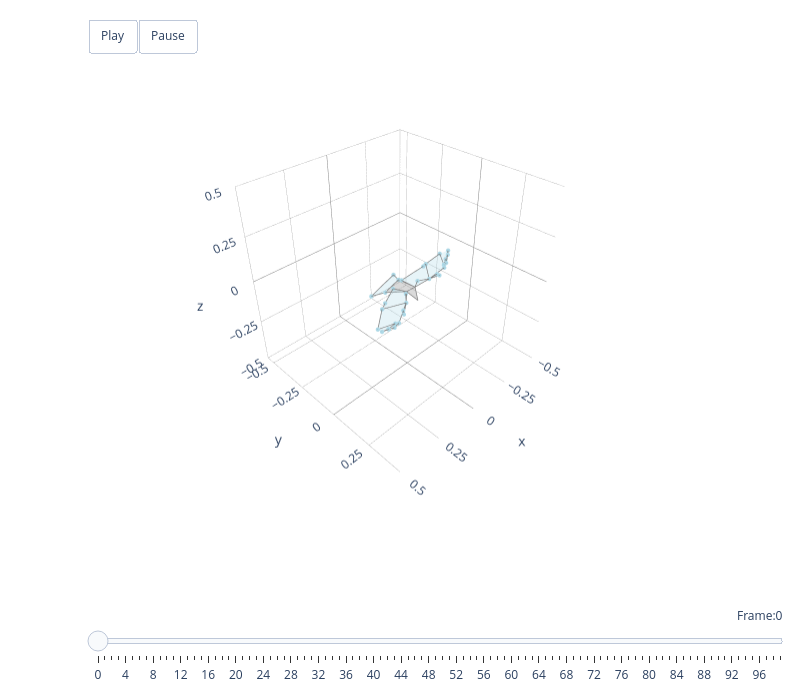

Notebook code for this chart:
### Code cell
animate_plotly(kestrel3d, motion_data[0:100])

### Figure 1 — Plotly figure (JSON) as saved in the notebook; plotly's stock layout.template omitted (floating-point values rounded to 4 significant figures)
{"data": [{"color": "grey", "hoverinfo": "none", "opacity": 0.3, "type": "mesh3d", "x": [0.02537, 0.005153, -0.03081], "y": [0.01639, 0.07145, 0.01753], "z": [-0.00968, -0.04264, -0.01095]}, {"hoverinfo": "none", "line": {"color": "grey", "width": 1.5}, "mode": "lines", "name": "", "type": "scatter3d", "x": [0.02537, 0.005153, -0.03081, 0.02537], "y": [0.01639, 0.07145, 0.01753, 0.01639], "z": [-0.00968, -0.04264, -0.01095, -0.00968]}, {"color": "grey", "hoverinfo": "none", "opacity": 0.3, "type": "mesh3d", "x": [0.02537, -0.03081, -0.04309, 0.06925], "y": [0.01639, 0.01753, -0.1071, -0.08517], "z": [-0.00968, -0.01095, -0.0357, -0.0455]}, {"hoverinfo": "none", "line": {"color": "grey", "width": 1.5}, "mode": "lines", "name": "", "type": "scatter3d", "x": [0.02537, -0.03081, -0.04309, 0.06925, 0.02537], "y": [0.01639, 0.01753, -0.1071, -0.08517, 0.01639], "z": [-0.00968, -0.01095, -0.0357, -0.0455, -0.00968]}, {"color": "lightblue", "hoverinfo": "none", "opacity": 0.3, "type": "mesh3d", "x": [0.06925, -0.04309, -0.07227, 0.118], "y": [-0.08517, -0.1071, -0.1728, -0.1325], "z": [-0.0455, -0.0357, -0.05212, -0.06719]}, {"hoverinfo": "none", "line": {"color": "grey", "width": 1.5}, "mode": "lines", "name": "", "type": "scatter3d", "x": [0.06925, -0.04309, -0.07227, 0.118, 0.06925], "y": [-0.08517, -0.1071, -0.1728, -0.1325, -0.08517], "z": [-0.0455, -0.0357, -0.05212, -0.06719, -0.0455]}, {"color": "lightblue", "hoverinfo": "none", "opacity": 0.3, "type": "mesh3d", "x": [0.02537, 0.04057, 0.08718, 0.1915, 0.1447, 0.0471, 0.02537, 0.08718], "y": [0.01639, 0.02535, 0.07413, 0.02244, -0.006421, -0.05304, 0.01639, 0.07413], "z": [-0.00968, -0.009659, -0.01179, -0.01985, -0.02639, -0.01719, -0.00968, -0.01179]}, {"hoverinfo": "none", "line": {"color": "grey", "width": 1.5}, "mode": "lines", "name": "", "type": "scatter3d", "x": [0.02537, 0.04057, 0.08718, 0.1915, 0.1447, 0.0471, 0.02537, 0.08718, 0.02537], "y": [0.01639, 0.02535, 0.07413, 0.02244, -0.006421, -0.05304, 0.01639, 0.07413, 0.01639], "z": [-0.00968, -0.009659, -0.01179, -0.01985, -0.02639, -0.01719, -0.00968, -0.01179, -0.00968]}, {"color": "lightblue", "hoverinfo": "none", "opacity": 0.3, "type": "mesh3d", "x": [-0.03081, -0.06456, -0.1184, -0.2004, -0.1782, -0.0204, -0.03081, -0.1184], "y": [0.01753, 0.001295, 0.02877, -0.07009, -0.06579, -0.06365, 0.01753, 0.02877], "z": [-0.01095, 0.000525, -0.0003307, 0.001678, 0.0004173, -0.006289, -0.01095, -0.0003307]}, {"hoverinfo": "none", "line": {"color": "grey", "width": 1.5}, "mode": "lines", "name": "", "type": "scatter3d", "x": [-0.03081, -0.06456, -0.1184, -0.2004, -0.1782, -0.0204, -0.03081, -0.1184, -0.03081], "y": [0.01753, 0.001295, 0.02877, -0.07009, -0.06579, -0.06365, 0.01753, 0.02877, 0.01753], "z": [-0.01095, 0.000525, -0.0003307, 0.001678, 0.0004173, -0.006289, -0.01095, -0.0003307, -0.01095]}, {"color": "lightblue", "hoverinfo": "none", "opacity": 0.3, "type": "mesh3d", "x": [-0.1184, -0.2485, -0.2805, -0.32, -0.3454, -0.2969, -0.2598, -0.3135, -0.2004], "y": [0.02877, 0.01234, -0.003492, -0.02798, -0.04808, -0.02139, -0.0008193, -0.0761, -0.07009], "z": [-0.0003307, -0.003993, 0.002216, 0.02276, 0.02809, 0.009785, 0.0026, 0.0103, 0.001678]}, {"hoverinfo": "none", "line": {"color": "grey", "width": 1.5}, "mode": "lines", "name": "", "type": "scatter3d", "x": [-0.1184, -0.2485, -0.2805, -0.32, -0.3454, -0.2969, -0.2598, -0.3135, -0.2004, -0.1184], "y": [0.02877, 0.01234, -0.003492, -0.02798, -0.04808, -0.02139, -0.0008193, -0.0761, -0.07009, 0.02877], "z": [-0.0003307, -0.003993, 0.002216, 0.02276, 0.02809, 0.009785, 0.0026, 0.0103, 0.001678, -0.0003307]}, {"color": "lightblue", "hoverinfo": "none", "opacity": 0.3, "type": "mesh3d", "x": [0.08718, 0.2039, 0.242, 0.2832, 0.3186, 0.2722, 0.2218, 0.3077, 0.1915], "y": [0.07413, 0.1439, 0.1546, 0.1622, 0.1572, 0.1483, 0.1393, 0.1186, 0.02244], "z": [-0.01179, -0.02356, -0.02018, -0.001134, 0.003986, -0.01341, -0.01777, -0.01289, -0.01985]}, {"hoverinfo": "none", "line": {"color": "grey", "width": 1.5}, "mode": "lines", "name": "", "type": "scatter3d", "x": [0.08718, 0.2039, 0.242, 0.2832, 0.3186, 0.2722, 0.2218, 0.3077, 0.1915, 0.08718], "y": [0.07413, 0.1439, 0.1546, 0.1622, 0.1572, 0.1483, 0.1393, 0.1186, 0.02244, 0.07413], "z": [-0.01179, -0.02356, -0.02018, -0.001134, 0.003986, -0.01341, -0.01777, -0.01289, -0.01985, -0.01179]}, {"color": "lightblue", "hoverinfo": "none", "opacity": 0.5, "type": "mesh3d", "x": [-0.1184, -0.1932, -0.1773], "y": [0.02877, 0.02962, 0.02744], "z": [-0.0003307, -0.01532, -0.002023]}, {"hoverinfo": "none", "line": {"color": "grey", "width": 1.5}, "mode": "lines", "name": "", "type": "scatter3d", "x": [-0.1184, -0.1932, -0.1773, -0.1184], "y": [0.02877, 0.02962, 0.02744, 0.02877], "z": [-0.0003307, -0.01532, -0.002023, -0.0003307]}, {"color": "lightblue", "hoverinfo": "none", "opacity": 0.5, "type": "mesh3d", "x": [0.08718, 0.1355, 0.1473], "y": [0.07413, 0.1028, 0.1189], "z": [-0.01179, -0.01291, -0.0204]}, {"hoverinfo": "none", "line": {"color": "grey", "width": 1.5}, "mode": "lines", "name": "", "type": "scatter3d", "x": [0.08718, 0.1355, 0.1473, 0.08718], "y": [0.07413, 0.1028, 0.1189, 0.07413], "z": [-0.01179, -0.01291, -0.0204, -0.01179]}, {"hoverinfo": "none", "marker": {"color": "lightblue", "opacity": 1, "size": 2.5}, "mode": "markers", "type": "scatter3d", "x": [-0.32, 0.2832, -0.2805, 0.242, -0.2485, 0.2039, -0.3454, 0.3186, -0.2969, 0.2722, -0.2598, 0.2218, -0.3135, 0.3077, -0.2004, 0.1915, -0.1932, 0.1355, -0.1773, 0.1473, -0.06456, 0.04057, -0.1184, 0.08718, -0.1782, 0.1447, -0.0204, 0.0471, -0.04309, 0.06925, -0.07227, 0.118], "y": [-0.02798, 0.1622, -0.003492, 0.1546, 0.01234, 0.1439, -0.04808, 0.1572, -0.02139, 0.1483, -0.0008193, 0.1393, -0.0761, 0.1186, -0.07009, 0.02244, 0.02962, 0.1028, 0.02744, 0.1189, 0.001295, 0.02535, 0.02877, 0.07413, -0.06579, -0.006421, -0.06365, -0.05304, -0.1071, -0.08517, -0.1728, -0.1325], "z": [0.02276, -0.001134, 0.002216, -0.02018, -0.003993, -0.02356, 0.02809, 0.003986, 0.009785, -0.01341, 0.0026, -0.01777, 0.0103, -0.01289, 0.001678, -0.01985, -0.01532, -0.01291, -0.002023, -0.0204, 0.000525, -0.009659, -0.0003307, -0.01179, 0.0004173, -0.02639, -0.006289, -0.01719, -0.0357, -0.0455, -0.05212, -0.06719]}], "layout": {"height": 700, "margin": {"b": 10, "l": 10, "r": 10, "t": 10}, "scene": {"aspectmode": "cube", "aspectratio": {"x": 1, "y": 1, "z": 1}, "camera": {"eye": {"x": 1.5, "y": 1.5, "z": 1.5}, "up": {"x": 0, "y": 0, "z": 1}}, "domain": {"x": [0, 1], "y": [0.1, 1]}, "xaxis": {"backgroundcolor": "white", "dtick": 0.25, "gridcolor": "grey", "gridwidth": 0.5, "range": [-0.5, 0.5], "showbackground": true, "zerolinecolor": "grey"}, "yaxis": {"backgroundcolor": "white", "dtick": 0.25, "gridcolor": "grey", "gridwidth": 0.5, "range": [-0.5534, 0.4466], "showbackground": true, "zerolinecolor": "grey"}, "zaxis": {"backgroundcolor": "white", "dtick": 0.25, "gridcolor": "grey", "gridwidth": 0.5, "range": [-0.5, 0.5], "showbackground": true, "zerolinecolor": "grey"}}, "showlegend": false, "sliders": [{"active": 0, "currentvalue": {"font": {"size": 12}, "prefix": "Frame:", "visible": true, "xanchor": "right"}, "len": 0.9, "pad": {"b": 10, "t": 50}, "steps": [{"args": [[0], {"frame": {"duration": 300, "redraw": true}, "mode": "immediate", "transition": {"duration": 300}}], "label": "0", "method": "animate"}, {"args": [[1], {"frame": {"duration": 300, "redraw": true}, "mode": "immediate", "transition": {"duration": 300}}], "label": "1", "method": "animate"}, {"args": [[2], {"frame": {"duration": 300, "redraw": true}, "mode": "immediate", "transition": {"duration": 300}}], "label": "2", "method": "animate"}, {"args": [[3], {"frame": {"duration": 300, "redraw": true}, "mode": "immediate", "transition": {"duration": 300}}], "label": "3", "method": "animate"}, {"args": [[4], {"frame": {"duration": 300, "redraw": true}, "mode": "immediate", "transition": {"duration": 300}}], "label": "4", "method": "animate"}, {"args": [[5], {"frame": {"duration": 300, "redraw": true}, "mode": "immediate", "transition": {"duration": 300}}], "label": "5", "method": "animate"}, {"args": [[6], {"frame": {"duration": 300, "redraw": true}, "mode": "immediate", "transition": {"duration": 300}}], "label": "6", "method": "animate"}, {"args": [[7], {"frame": {"duration": 300, "redraw": true}, "mode": "immediate", "transition": {"duration": 300}}], "label": "7", "method": "animate"}, {"args": [[8], {"frame": {"duration": 300, "redraw": true}, "mode": "immediate", "transition": {"duration": 300}}], "label": "8", "method": "animate"}, {"args": [[9], {"frame": {"duration": 300, "redraw": true}, "mode": "immediate", "transition": {"duration": 300}}], "label": "9", "method": "animate"}, {"args": [[10], {"frame": {"duration": 300, "redraw": true}, "mode": "immediate", "transition": {"duration": 300}}], "label": "10", "method": "animate"}, {"args": [[11], {"frame": {"duration": 300, "redraw": true}, "mode": "immediate", "transition": {"duration": 300}}], "label": "11", "method": "animate"}, {"args": [[12], {"frame": {"duration": 300, "redraw": true}, "mode": "immediate", "transition": {"duration": 300}}], "label": "12", "method": "animate"}, {"args": [[13], {"frame": {"duration": 300, "redraw": true}, "mode": "immediate", "transition": {"duration": 300}}], "label": "13", "method": "animate"}, {"args": [[14], {"frame": {"duration": 300, "redraw": true}, "mode": "immediate", "transition": {"duration": 300}}], "label": "14", "method": "animate"}, {"args": [[15], {"frame": {"duration": 300, "redraw": true}, "mode": "immediate", "transition": {"duration": 300}}], "label": "15", "method": "animate"}, {"args": [[16], {"frame": {"duration": 300, "redraw": true}, "mode": "immediate", "transition": {"duration": 300}}], "label": "16", "method": "animate"}, {"args": [[17], {"frame": {"duration": 300, "redraw": true}, "mode": "immediate", "transition": {"duration": 300}}], "label": "17", "method": "animate"}, {"args": [[18], {"frame": {"duration": 300, "redraw": true}, "mode": "immediate", "transition": {"duration": 300}}], "label": "18", "method": "animate"}, {"args": [[19], {"frame": {"duration": 300, "redraw": true}, "mode": "immediate", "transition": {"duration": 300}}], "label": "19", "method": "animate"}, {"args": [[20], {"frame": {"duration": 300, "redraw": true}, "mode": "immediate", "transition": {"duration": 300}}], "label": "20", "method": "animate"}, {"args": [[21], {"frame": {"duration": 300, "redraw": true}, "mode": "immediate", "transition": {"duration": 300}}], "label": "21", "method": "animate"}, {"args": [[22], {"frame": {"duration": 300, "redraw": true}, "mode": "immediate", "transition": {"duration": 300}}], "label": "22", "method": "animate"}, {"args": [[23], {"frame": {"duration": 300, "redraw": true}, "mode": "immediate", "transition": {"duration": 300}}], "label": "23", "method": "animate"}, {"args": [[24], {"frame": {"duration": 300, "redraw": true}, "mode": "immediate", "transition": {"duration": 300}}], "label": "24", "method": "animate"}, {"args": [[25], {"frame": {"duration": 300, "redraw": true}, "mode": "immediate", "transition": {"duration": 300}}], "label": "25", "method": "animate"}, {"args": [[26], {"frame": {"duration": 300, "redraw": true}, "mode": "immediate", "transition": {"duration": 300}}], "label": "26", "method": "animate"}, {"args": [[27], {"frame": {"duration": 300, "redraw": true}, "mode": "immediate", "transition": {"duration": 300}}], "label": "27", "method": "animate"}, {"args": [[28], {"frame": {"duration": 300, "redraw": true}, "mode": "immediate", "transition": {"duration": 300}}], "label": "28", "method": "animate"}, {"args": [[29], {"frame": {"duration": 300, "redraw": true}, "mode": "immediate", "transition": {"duration": 300}}], "label": "29", "method": "animate"}, {"args": [[30], {"frame": {"duration": 300, "redraw": true}, "mode": "immediate", "transition": {"duration": 300}}], "label": "30", "method": "animate"}, {"args": [[31], {"frame": {"duration": 300, "redraw": true}, "mode": "immediate", "transition": {"duration": 300}}], "label": "31", "method": "animate"}, {"args": [[32], {"frame": {"duration": 300, "redraw": true}, "mode": "immediate", "transition": {"duration": 300}}], "label": "32", "method": "animate"}, {"args": [[33], {"frame": {"duration": 300, "redraw": true}, "mode": "immediate", "transition": {"duration": 300}}], "label": "33", "method": "animate"}, {"args": [[34], {"frame": {"duration": 300, "redraw": true}, "mode": "immediate", "transition": {"duration": 300}}], "label": "34", "method": "animate"}, {"args": [[35], {"frame": {"duration": 300, "redraw": true}, "mode": "immediate", "transition": {"duration": 300}}], "label": "35", "method": "animate"}, {"args": [[36], {"frame": {"duration": 300, "redraw": true}, "mode": "immediate", "transition": {"duration": 300}}], "label": "36", "method": "animate"}, {"args": [[37], {"frame": {"duration": 300, "redraw": true}, "mode": "immediate", "transition": {"duration": 300}}], "label": "37", "method": "animate"}, {"args": [[38], {"frame": {"duration": 300, "redraw": true}, "mode": "immediate", "transition": {"duration": 300}}], "label": "38", "method": "animate"}, {"args": [[39], {"frame": {"duration": 300, "redraw": true}, "mode": "immediate", "transition": {"duration": 300}}], "label": "39", "method": "animate"}, {"args": [[40], {"frame": {"duration": 300, "redraw": true}, "mode": "immediate", "transition": {"duration": 300}}], "label": "40", "method": "animate"}, {"args": [[41], {"frame": {"duration": 300, "redraw": true}, "mode": "immediate", "transition": {"duration": 300}}], "label": "41", "method": "animate"}, {"args": [[42], {"frame": {"duration": 300, "redraw": true}, "mode": "immediate", "transition": {"duration": 300}}], "label": "42", "method": "animate"}, {"args": [[43], {"frame": {"duration": 300, "redraw": true}, "mode": "immediate", "transition": {"duration": 300}}], "label": "43", "method": "animate"}, {"args": [[44], {"frame": {"duration": 300, "redraw": true}, "mode": "immediate", "transition": {"duration": 300}}], "label": "44", "method": "animate"}, {"args": [[45], {"frame": {"duration": 300, "redraw": true}, "mode": "immediate", "transition": {"duration": 300}}], "label": "45", "method": "animate"}, {"args": [[46], {"frame": {"duration": 300, "redraw": true}, "mode": "immediate", "transition": {"duration": 300}}], "label": "46", "method": "animate"}, {"args": [[47], {"frame": {"duration": 300, "redraw": true}, "mode": "immediate", "transition": {"duration": 300}}], "label": "47", "method": "animate"}, {"args": [[48], {"frame": {"duration": 300, "redraw": true}, "mode": "immediate", "transition": {"duration": 300}}], "label": "48", "method": "animate"}, {"args": [[49], {"frame": {"duration": 300, "redraw": true}, "mode": "immediate", "transition": {"duration": 300}}], "label": "49", "method": "animate"}, {"args": [[50], {"frame": {"duration": 300, "redraw": true}, "mode": "immediate", "transition": {"duration": 300}}], "label": "50", "method": "animate"}, {"args": [[51], {"frame": {"duration": 300, "redraw": true}, "mode": "immediate", "transition": {"duration": 300}}], "label": "51", "method": "animate"}, {"args": [[52], {"frame": {"duration": 300, "redraw": true}, "mode": "immediate", "transition": {"duration": 300}}], "label": "52", "method": "animate"}, {"args": [[53], {"frame": {"duration": 300, "redraw": true}, "mode": "immediate", "transition": {"duration": 300}}], "label": "53", "method": "animate"}, {"args": [[54], {"frame": {"duration": 300, "redraw": true}, "mode": "immediate", "transition": {"duration": 300}}], "label": "54", "method": "animate"}, {"args": [[55], {"frame": {"duration": 300, "redraw": true}, "mode": "immediate", "transition": {"duration": 300}}], "label": "55", "method": "animate"}, {"args": [[56], {"frame": {"duration": 300, "redraw": true}, "mode": "immediate", "transition": {"duration": 300}}], "label": "56", "method": "animate"}, {"args": [[57], {"frame": {"duration": 300, "redraw": true}, "mode": "immediate", "transition": {"duration": 300}}], "label": "57", "method": "animate"}, {"args": [[58], {"frame": {"duration": 300, "redraw": true}, "mode": "immediate", "transition": {"duration": 300}}], "label": "58", "method": "animate"}, {"args": [[59], {"frame": {"duration": 300, "redraw": true}, "mode": "immediate", "transition": {"duration": 300}}], "label": "59", "method": "animate"}, {"args": [[60], {"frame": {"duration": 300, "redraw": true}, "mode": "immediate", "transition": {"duration": 300}}], "label": "60", "method": "animate"}, {"args": [[61], {"frame": {"duration": 300, "redraw": true}, "mode": "immediate", "transition": {"duration": 300}}], "label": "61", "method": "animate"}, {"args": [[62], {"frame": {"duration": 300, "redraw": true}, "mode": "immediate", "transition": {"duration": 300}}], "label": "62", "method": "animate"}, {"args": [[63], {"frame": {"duration": 300, "redraw": true}, "mode": "immediate", "transition": {"duration": 300}}], "label": "63", "method": "animate"}, {"args": [[64], {"frame": {"duration": 300, "redraw": true}, "mode": "immediate", "transition": {"duration": 300}}], "label": "64", "method": "animate"}, {"args": [[65], {"frame": {"duration": 300, "redraw": true}, "mode": "immediate", "transition": {"duration": 300}}], "label": "65", "method": "animate"}, {"args": [[66], {"frame": {"duration": 300, "redraw": true}, "mode": "immediate", "transition": {"duration": 300}}], "label": "66", "method": "animate"}, {"args": [[67], {"frame": {"duration": 300, "redraw": true}, "mode": "immediate", "transition": {"duration": 300}}], "label": "67", "method": "animate"}, {"args": [[68], {"frame": {"duration": 300, "redraw": true}, "mode": "immediate", "transition": {"duration": 300}}], "label": "68", "method": "animate"}, {"args": [[69], {"frame": {"duration": 300, "redraw": true}, "mode": "immediate", "transition": {"duration": 300}}], "label": "69", "method": "animate"}, {"args": [[70], {"frame": {"duration": 300, "redraw": true}, "mode": "immediate", "transition": {"duration": 300}}], "label": "70", "method": "animate"}, {"args": [[71], {"frame": {"duration": 300, "redraw": true}, "mode": "immediate", "transition": {"duration": 300}}], "label": "71", "method": "animate"}, {"args": [[72], {"frame": {"duration": 300, "redraw": true}, "mode": "immediate", "transition": {"duration": 300}}], "label": "72", "method": "animate"}, {"args": [[73], {"frame": {"duration": 300, "redraw": true}, "mode": "immediate", "transition": {"duration": 300}}], "label": "73", "method": "animate"}, {"args": [[74], {"frame": {"duration": 300, "redraw": true}, "mode": "immediate", "transition": {"duration": 300}}], "label": "74", "method": "animate"}, {"args": [[75], {"frame": {"duration": 300, "redraw": true}, "mode": "immediate", "transition": {"duration": 300}}], "label": "75", "method": "animate"}, {"args": [[76], {"frame": {"duration": 300, "redraw": true}, "mode": "immediate", "transition": {"duration": 300}}], "label": "76", "method": "animate"}, {"args": [[77], {"frame": {"duration": 300, "redraw": true}, "mode": "immediate", "transition": {"duration": 300}}], "label": "77", "method": "animate"}, {"args": [[78], {"frame": {"duration": 300, "redraw": true}, "mode": "immediate", "transition": {"duration": 300}}], "label": "78", "method": "animate"}, {"args": [[79], {"frame": {"duration": 300, "redraw": true}, "mode": "immediate", "transition": {"duration": 300}}], "label": "79", "method": "animate"}, {"args": [[80], {"frame": {"duration": 300, "redraw": true}, "mode": "immediate", "transition": {"duration": 300}}], "label": "80", "method": "animate"}, {"args": [[81], {"frame": {"duration": 300, "redraw": true}, "mode": "immediate", "transition": {"duration": 300}}], "label": "81", "method": "animate"}, {"args": [[82], {"frame": {"duration": 300, "redraw": true}, "mode": "immediate", "transition": {"duration": 300}}], "label": "82", "method": "animate"}, {"args": [[83], {"frame": {"duration": 300, "redraw": true}, "mode": "immediate", "transition": {"duration": 300}}], "label": "83", "method": "animate"}, {"args": [[84], {"frame": {"duration": 300, "redraw": true}, "mode": "immediate", "transition": {"duration": 300}}], "label": "84", "method": "animate"}, {"args": [[85], {"frame": {"duration": 300, "redraw": true}, "mode": "immediate", "transition": {"duration": 300}}], "label": "85", "method": "animate"}, {"args": [[86], {"frame": {"duration": 300, "redraw": true}, "mode": "immediate", "transition": {"duration": 300}}], "label": "86", "method": "animate"}, {"args": [[87], {"frame": {"duration": 300, "redraw": true}, "mode": "immediate", "transition": {"duration": 300}}], "label": "87", "method": "animate"}, {"args": [[88], {"frame": {"duration": 300, "redraw": true}, "mode": "immediate", "transition": {"duration": 300}}], "label": "88", "method": "animate"}, {"args": [[89], {"frame": {"duration": 300, "redraw": true}, "mode": "immediate", "transition": {"duration": 300}}], "label": "89", "method": "animate"}, {"args": [[90], {"frame": {"duration": 300, "redraw": true}, "mode": "immediate", "transition": {"duration": 300}}], "label": "90", "method": "animate"}, {"args": [[91], {"frame": {"duration": 300, "redraw": true}, "mode": "immediate", "transition": {"duration": 300}}], "label": "91", "method": "animate"}, {"args": [[92], {"frame": {"duration": 300, "redraw": true}, "mode": "immediate", "transition": {"duration": 300}}], "label": "92", "method": "animate"}, {"args": [[93], {"frame": {"duration": 300, "redraw": true}, "mode": "immediate", "transition": {"duration": 300}}], "label": "93", "method": "animate"}, {"args": [[94], {"frame": {"duration": 300, "redraw": true}, "mode": "immediate", "transition": {"duration": 300}}], "label": "94", "method": "animate"}, {"args": [[95], {"frame": {"duration": 300, "redraw": true}, "mode": "immediate", "transition": {"duration": 300}}], "label": "95", "method": "animate"}, {"args": [[96], {"frame": {"duration": 300, "redraw": true}, "mode": "immediate", "transition": {"duration": 300}}], "label": "96", "method": "animate"}, {"args": [[97], {"frame": {"duration": 300, "redraw": true}, "mode": "immediate", "transition": {"duration": 300}}], "label": "97", "method": "animate"}, {"args": [[98], {"frame": {"duration": 300, "redraw": true}, "mode": "immediate", "transition": {"duration": 300}}], "label": "98", "method": "animate"}, {"args": [[99], {"frame": {"duration": 300, "redraw": true}, "mode": "immediate", "transition": {"duration": 300}}], "label": "99", "method": "animate"}], "transition": {"duration": 300, "easing": "cubic-in-out"}, "x": 0.1, "xanchor": "left", "y": 0, "yanchor": "top"}], "updatemenus": [{"buttons": [{"args": [null, {"frame": {"duration": 100, "redraw": true}, "mode": "immediate"}], "label": "Play", "method": "animate"}, {"args": [[null], {"frame": {"duration": 0, "redraw": true}, "mode": "immediate"}], "label": "Pause", "method": "animate"}], "direction": "left", "pad": {"r": 10, "t": 10}, "showactive": false, "type": "buttons", "x": 0.1, "xanchor": "left", "y": 1.1, "yanchor": "top"}], "width": 800}}
